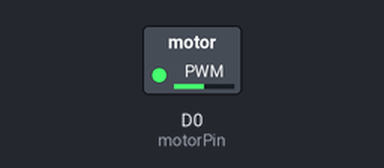
A sketch run on a simulated ESP8266 (NodeMCU). On the bench: switched loads named in the sketch (green lamp = pin HIGH).

Above: at 0.05 s.
At 4.0 s:
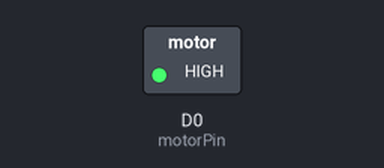
Timing chart, 0 to 5.2 s (numbered marks = the images above):
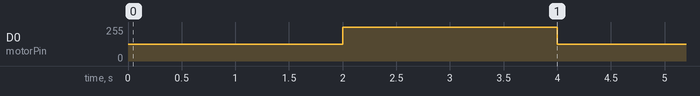

The sketch:

12_MotorPWM.ino
```cpp
int motorPin = D0;
void setup() {
   pinMode(motorPin, OUTPUT);
}

void loop() {
   analogWrite(motorPin, 512);
   delay(2000);
   analogWrite(motorPin, 1023);
   delay(2000);
}
```

Measured:
- by itself, D0 (motorPin): alternates 255/255 for 2.0 s and 127/255 for 2.0 s
